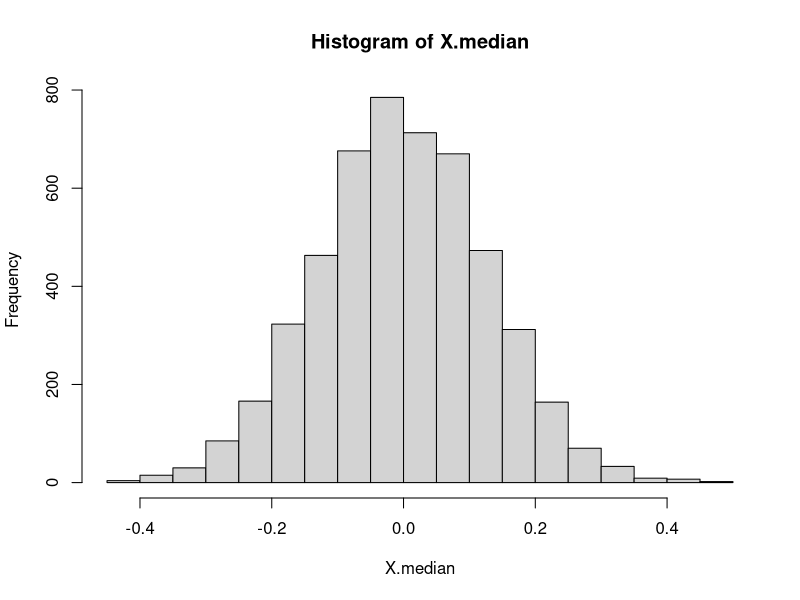

The R script that drew this image:
#create a vector which store results from 5000 simulations.
X.median = numeric(5000)
X.median
n = 99 #sample size of each simulation
m = 50 #median = 50th
for (i in 1: 5000){
  s = rnorm(n,0,1)
  X.median[i] = sort(s)[m]
}
mean(X.median)
sd(X.median)
hist(X.median)